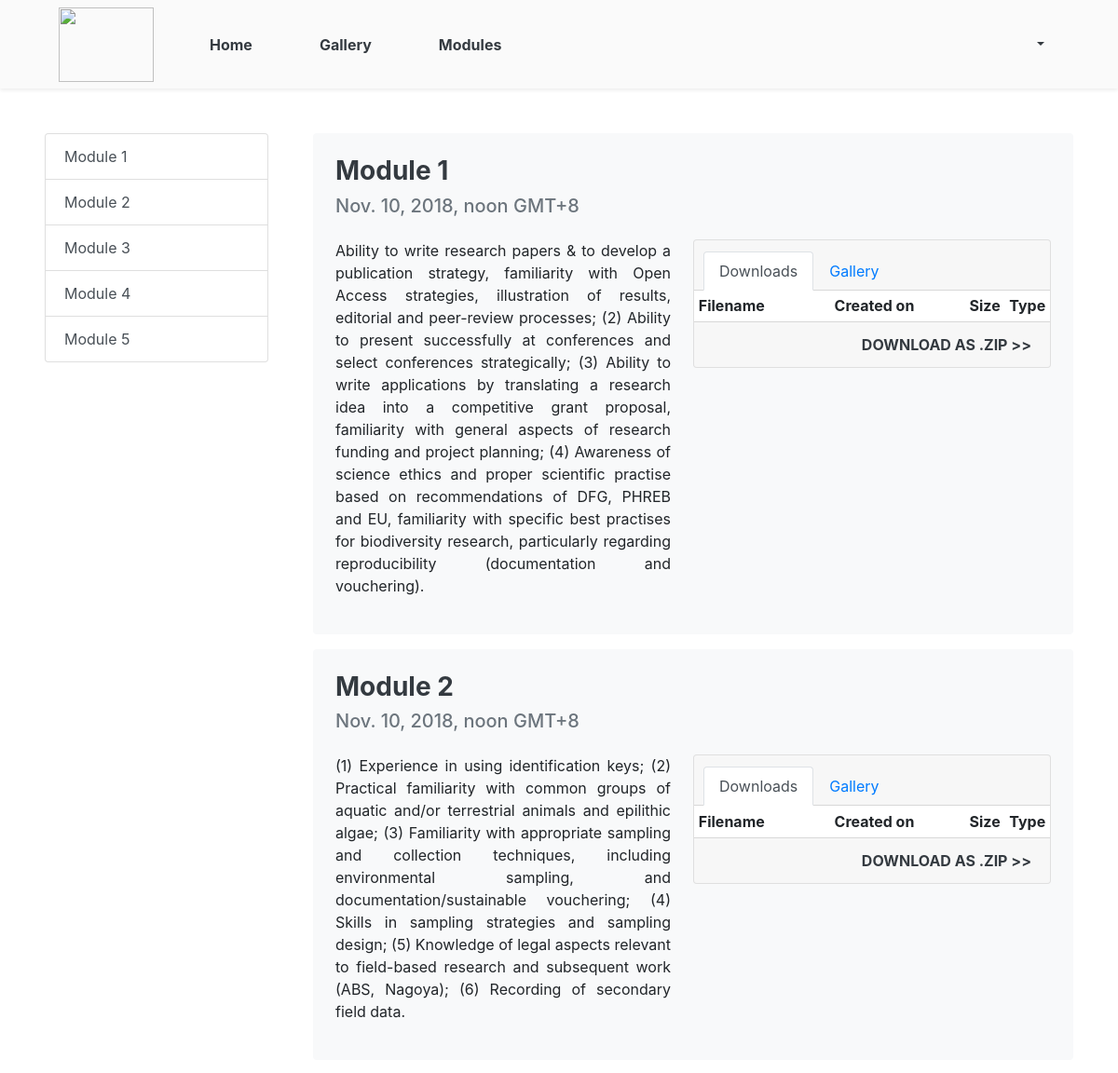
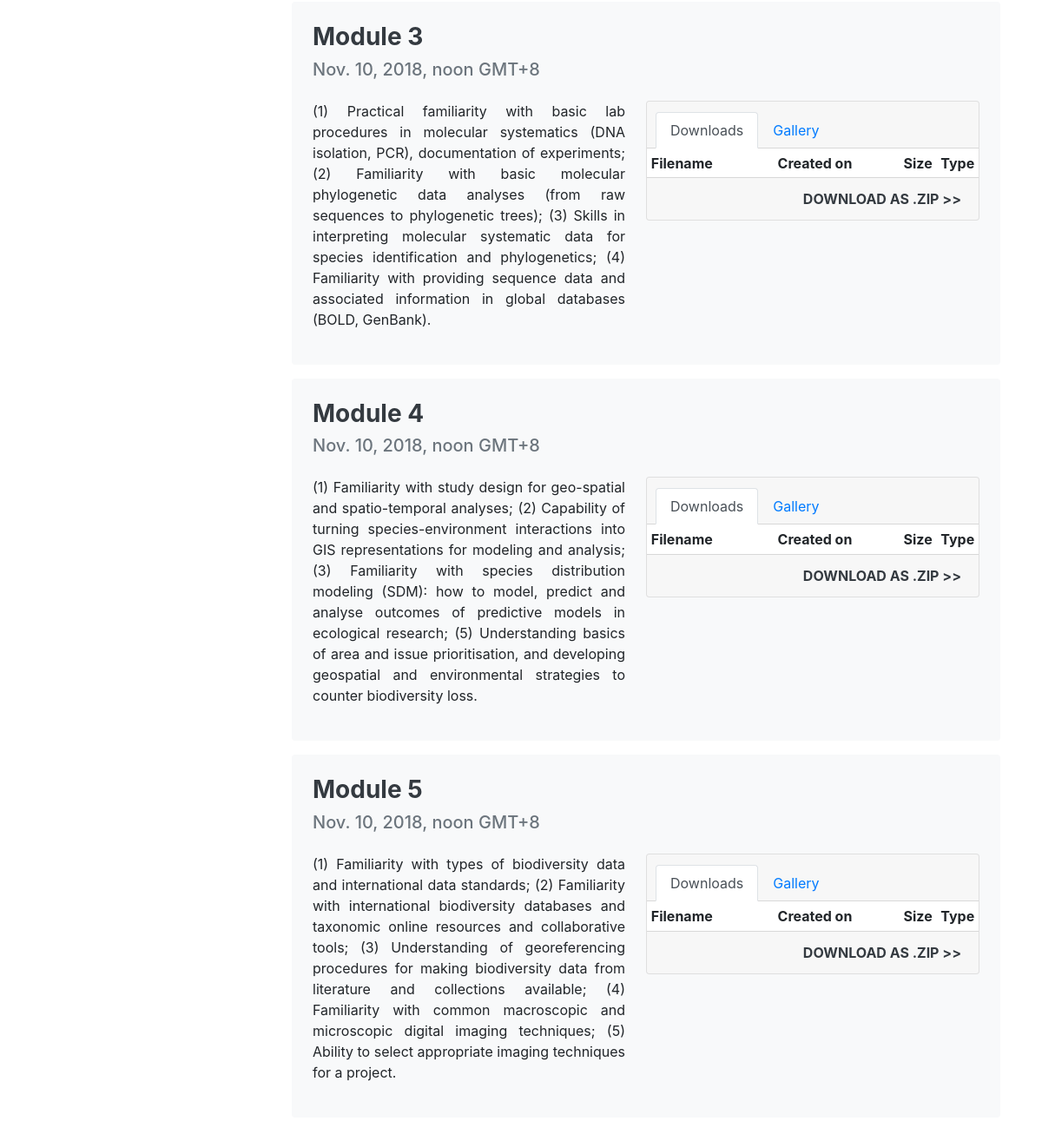
The page /modules/ (signed in) on the database its author committed (2 pictures, top to bottom).
### webapp/models.py (models this page shows, shortened)
class Module(models.Model):
    title = models.CharField(max_length=100)
    content = models.TextField()
    module_summary = models.CharField(max_length=300)
    updated_at = models.DateTimeField(auto_now=True)
    created_at = models.DateTimeField(auto_now_add=True)
    start_date = models.DateField(blank=True, null=True)
    end_date = models.DateField(blank=True, null=True)
    class Meta:
        ordering = ['id']

### webapp/views.py (the view)
# urls.py: path('modules/', login_required(views.module), name='modules'),
def module(request):
	modules_list = Module.objects.all()
	message = None
	message_type = None
	if request.method == 'POST':
		if 'add-response' in request.POST:
			module_id = request.POST['module-id']
			submit_form = SubmitForm(request.POST, request.FILES)
			if submit_form.is_valid():
				module = Module.objects.get(pk=module_id)
				submission = submit_form.save(commit=False)
				submission.module = module
				submission.user = request.user
				submission.save()
				message = "Successfully submitted an answer!"
				message_type = 'success'
			else:
				message = "There was an error in submitting an answer."
				message_type = 'danger'
		elif 'edit-response' in request.POST:
			submit_form = SubmitForm(request.POST, request.FILES)
			submission_pk = request.POST['submission-id']
			if submit_form.is_valid():
				submission = Submission.objects.get(pk=submission_pk)
				submission_form = submit_form.save(commit=False)
				submission.file = submission_form.file
				submission.save()
				message = "Your submission has been edited!"
				message_type = 'success'
			else:
				message = "There was an error in submitting an answer."
				message_type = 'danger'
	else:
		submit_form = SubmitForm()
	context = {'modules_list': modules_list, 'user' : request.user, 'message' : message, 'message_type' : message_type, 'submit_form': submit_form}
	return render(request, 'webapp/modules.html', context)

### webapp/templates/webapp/modules.html (shortened to what this page needs)
{% extends 'base.html' %}
{% load static %}
{% load user_submission %}
{% block body %}
<body data-spy="scroll" data-target="#modulesList" data-offset="0" class="scrollspy-example">
  <div class="container-fluid py-4 py-md-5 px-md-4 px-0 row mx-auto justify-content-center">
    <div class="col-md-3 px-md-4 px-3">
      <div id="modulesList" class="list-group position-sticky" style="top: 40px">
        {% for module in modules_list %}
        <a class="list-group-item list-group-item-action" href="#list-item-{{ module.pk }}">{{ module.title }}</a>
        {% endfor %}
      </div>
    </div>
    <div class="col-md-9 px-md-4 px-3 my-md-0 my-4">
      <div class="container-fluid justify-content-center">
        {% for module in modules_list %}
        <div class="row bg-light rounded p-4 mb-3">
          <div class="container-fluid m-0 p-0"><h3 class="text-dark font-weight-bold" id="list-item-{{ module.pk }}">{{ module.title }}</h3></div>
          <h5 class="text-secondary mb-4">{{ module.created_at }} GMT+8</h5>
          <div class="row container-fluid p-0 m-0">
            <div class="col-xl-6 text-justify p-0 m-0 pr-xl-4">
              {{ module.content|linebreaks }}
            </div>
            <div class="col-xl-6 p-0 m-0 pl-sm-0">
             <div class="card">
              <div class="card-header">
                <div class="nav nav-tabs card-header-tabs" id="nav-tab" role="tablist">
                  <a class="nav-item nav-link active" id="nav-downloads-tab-{{ module.pk }}" data-toggle="tab" href="#nav-downloads-{{ module.pk }}" role="tab" aria-controls="nav-downloads-{{ module.pk }}" aria-selected="true">Downloads</a>
                  <a class="nav-item nav-link" id="nav-gallery-tab-{{ module.pk }}" data-toggle="tab" href="#nav-gallery-{{ module.pk }}" role="tab" aria-controls="nav-gallery-{{ module.pk }}" aria-selected="false">Gallery</a>
                </div>
              </div>
              <div class="tab-content card-body p-0" id="nav-tabContent">
                <div class="tab-pane fade show active" id="nav-downloads-{{ module.pk }}" role="tabpanel" aria-labelledby="nav-downloads-tab-{{ module.pk }}">
                  <table class="table table-striped table-sm table-responsive table-hover table-borderless mb-0">
                    <thead>
                      <tr>
                        <th scope="col" style="width:40%">Filename</th>
                        <th scope="col" style="width:40%">Created on</th>
                        <th scope="col" style="width:10%">Size</th>
                        <th scope="col" style="width:10%">Type</th>
                      </tr>
                    </thead>
                  </table>
                  <div class="card-footer text-right"><a class="text-dark font-weight-bold" href="{% url 'send_zip' module_id=module.pk %}" target="_blank">DOWNLOAD AS .ZIP >></a></div>
                </div>
              </div>
            </div>
          </div>
        </div>
      </div>
      {% endfor %}
    </div>
  </div>
</div>
</body>
{% endblock %}

### webapp/templates/base.html (shortened to what this page needs)
{% load static %}
<!DOCTYPE html>
<html class="no-js" lang="">
<head>
  <link rel="stylesheet" href="https://stackpath.bootstrapcdn.com/bootstrap/4.1.3/css/bootstrap.min.css">
  <link rel="stylesheet" href="https://cdnjs.cloudflare.com/ajax/libs/normalize/8.0.0/normalize.min.css">
  <link rel="stylesheet" href="{% static 'webapp/css/sortable.min.css' %}">
  <link rel="stylesheet" href="{% static 'webapp/css/main.css' %}">
  <link rel="stylesheet" href="{% static 'webapp/css/navbar.css' %}">
</head>
<body>
  <nav class="navbar navbar-expand-lg navbar-light px-5 py-0 shadow-sm" id="navbar">
    <div class="container-fluid">
      <a class="navbar-brand mr-5" href="{% url 'index' %}"">
        <img src="{% static 'webapp/img/logo/biophil.png' %}" height="80" width="102" alt="">
      </a>
      <div class="collapse navbar-collapse" id="navbarSupportedContent">
        <ul class="navbar-nav mr-auto">
          <li class="nav-item mr-lg-5 px-1 nav-item-hover">
            <a class="nav-link text-dark font-weight-bold align-middle" href="{% url 'index' %}">Home</a>
          </li>
          <li class="nav-item mr-lg-5 px-1 nav-item-hover">
            <a class="nav-link text-dark font-weight-bold my-auto" href="{% url 'gallery' %}">Gallery</a>
          </li>
          <li class="nav-item mr-lg-5 px-1 nav-item-hover">
            <a class="nav-link text-dark font-weight-bold my-auto" href="{% url 'modules' %}">Modules</a>
          </li>
        </ul>
        {% if request.user.is_authenticated %}
        <a class="nav-item nav-link dropdown-toggle text-dark font-weight-bold d-none d-lg-block" href="#" id="navbarDropdown" role="button" data-toggle="dropdown" aria-haspopup="true" aria-expanded="false">
        </a>
        {% else %}
        <a href="{% url 'login' %}" class="btn btn-dark" role="button" id="signIn-btn">Sign In</a>
        {% endif %}
      </div>
    </div>
  </nav>
	{% block body %}
	{% endblock %}
</body>
</html>

### webapp/static/webapp/css/main.css (style rules this page uses)
html { color: #222; font-size: 1em; line-height: 1.4; }
audio, canvas, iframe, img, svg, video { vertical-align: middle; }

### webapp/static/webapp/css/navbar.css (style rules this page uses)
#navbar { background-color: #FAFAFA; }
@media (min-width: 992px) { #navbarSupportedContent { height: 95px; } }
@media (min-width: 992px) { #navbarSupportedContent > ul, #navbarSupportedContent > ul > li { height: 100%; display: flex; align-items: center; } }

### rows shown on the page
Module: title "Module 1", created_at "Nov. 10, 2018, noon", content "Ability to write research papers & to develop a publication strategy, familiarity with Open Access strategies, illustration of results, editorial and peer-review processes; (2) Ability to present successfully at conferences and select conferences strategically; (3) Ability to write applications by translating a research idea into a competitive grant proposal, familiarity with general aspects of research funding and project planning; (4) Awareness of science ethics and proper scientific practise based on recommendations of DFG, PHREB and EU, familiarity with specific best practises for biodiversity research, particularly regarding reproducibility (documentation and vouchering)."
Module: title "Module 2", created_at "Nov. 10, 2018, noon", content "(1) Experience in using identification keys; (2) Practical familiarity with common groups of aquatic and/or terrestrial animals and epilithic algae; (3) Familiarity with appropriate sampling and collection techniques, including environmental sampling, and documentation/sustainable vouchering; (4) Skills in sampling strategies and sampling design; (5) Knowledge of legal aspects relevant to field-based research and subsequent work (ABS, Nagoya); (6) Recording of secondary field data."
Module: title "Module 3", created_at "Nov. 10, 2018, noon", content "(1) Practical familiarity with basic lab procedures in molecular systematics (DNA isolation, PCR), documentation of experiments; (2) Familiarity with basic molecular phylogenetic data analyses (from raw sequences to phylogenetic trees); (3) Skills in interpreting molecular systematic data for species identification and phylogenetics; (4) Familiarity with providing sequence data and associated information in global databases (BOLD, GenBank)."
Module: title "Module 4", created_at "Nov. 10, 2018, noon", content "(1) Familiarity with study design for geo-spatial and spatio-temporal analyses; (2) Capability of turning species-environment interactions into GIS representations for modeling and analysis; (3) Familiarity with species distribution modeling (SDM): how to model, predict and analyse outcomes of predictive models in ecological research; (5) Understanding basics of area and issue prioritisation, and developing geospatial and environmental strategies to counter biodiversity loss."
Module: title "Module 5", created_at "Nov. 10, 2018, noon", content "(1) Familiarity with types of biodiversity data and international data standards; (2) Familiarity with international biodiversity databases and taxonomic online resources and collaborative tools; (3) Understanding of georeferencing procedures for making biodiversity data from literature and collections available; (4) Familiarity with common macroscopic and microscopic digital imaging techniques; (5) Ability to select appropriate imaging techniques for a project."
